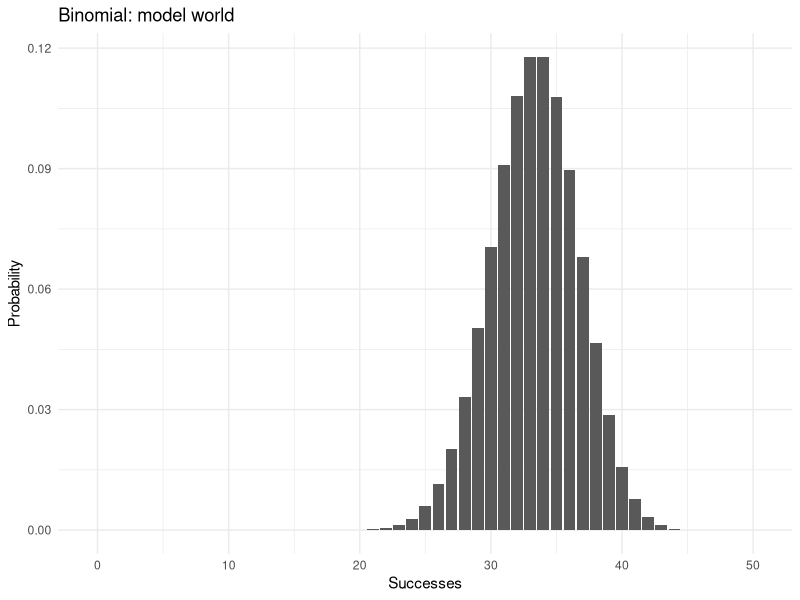
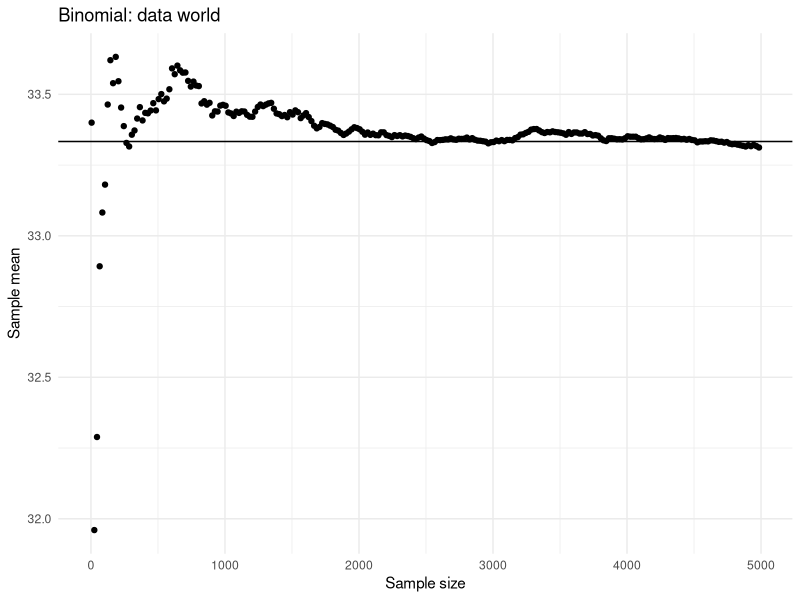
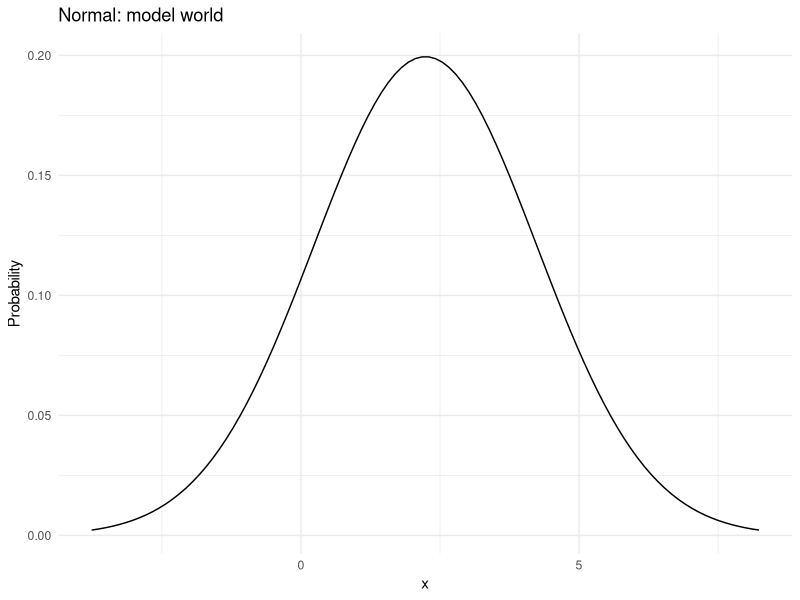
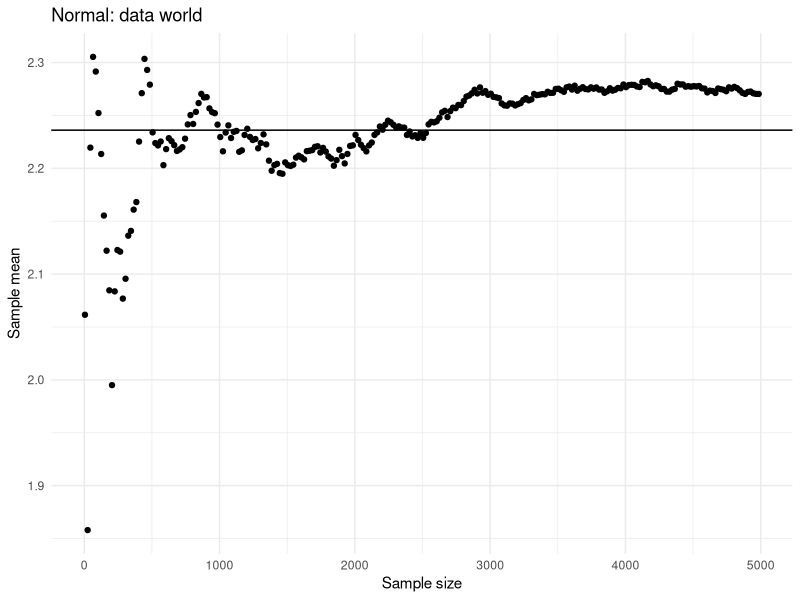
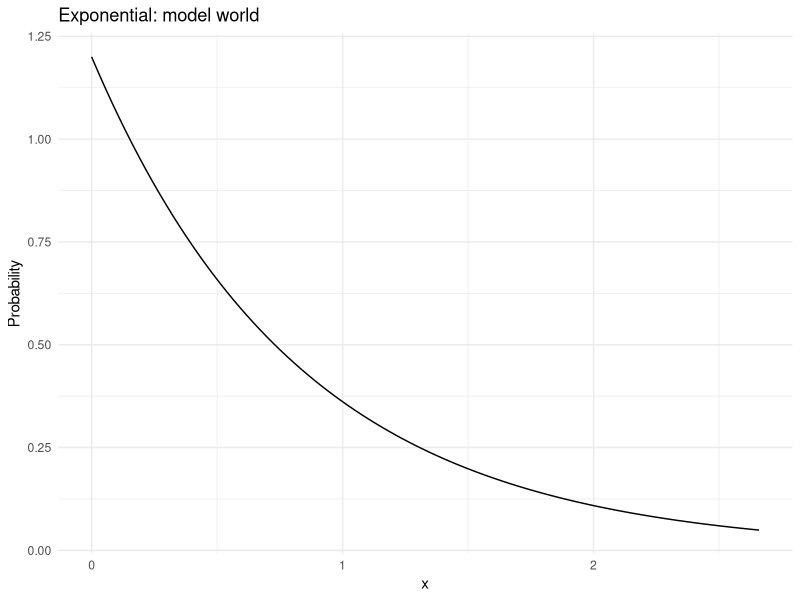
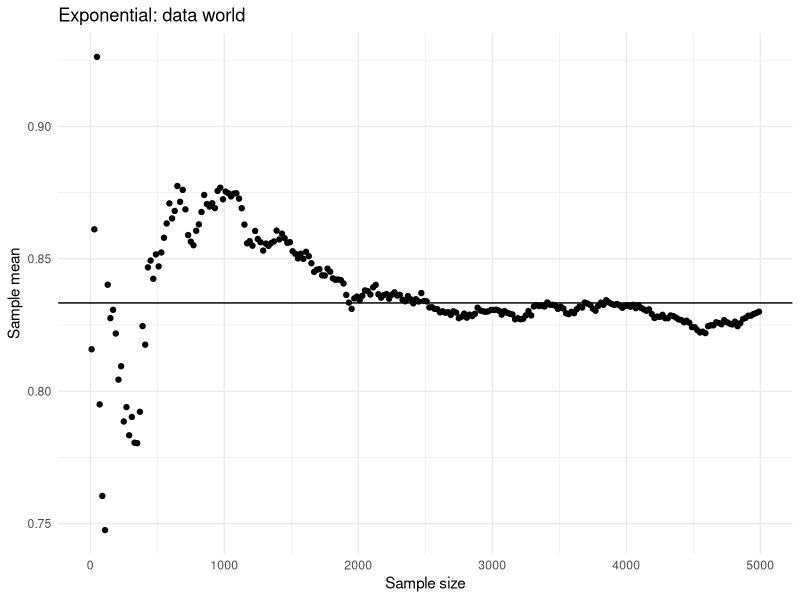
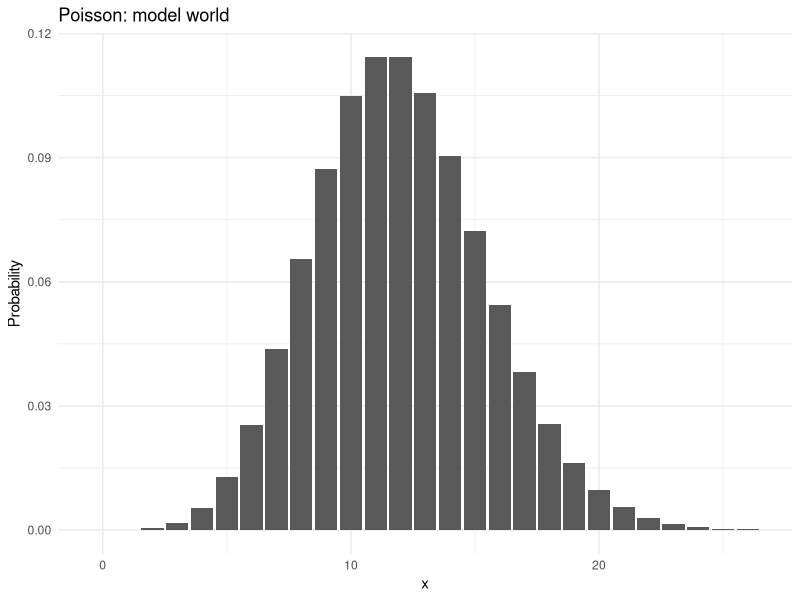
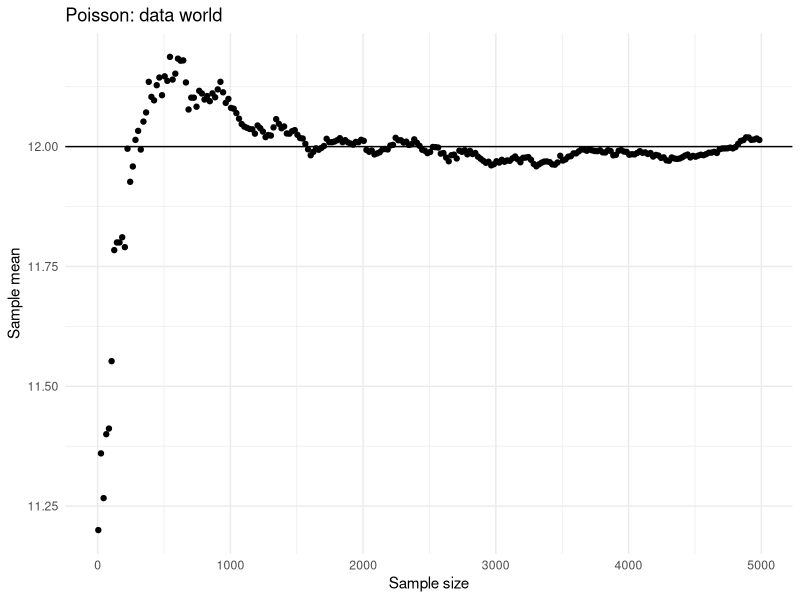

Reproduce these figures in R, in order.
## ---- chunk 1
knitr::opts_chunk$set(echo = TRUE)
library(tidyverse)
## ---- chunk 2
# True parameters, try changing them
size = 50
true_prob = 2/3
# Don't change this
true_mu <- size*true_prob
ggplot(data.frame(Successes=0:50, Probability=dbinom(0:size, size, true_prob)), aes(Successes, Probability)) + 
  geom_bar(stat = "identity") + theme_minimal() + ggtitle("Binomial: model world")
## ---- chunk 3
# Largest sample size
max_n <- 5000
# Generate a large sample
X <- rbinom(max_n, size, true_prob) 
# Look at a few data points
head(X)
## ---- chunk 4
# Make a list of sample sizes up to the maximum one
n <- seq(from = 5, to = max_n, by = 20)
# Compute sample means for each sample size
Xbar_n <- sapply(n, function(first_n) mean(X[1:first_n]))
# Create a data frame for plotting
lln <- data.frame(n = n, Xbar_n = Xbar_n)
# Plot the sample sizes
ggplot(lln, aes(n, Xbar_n)) + geom_point() + geom_hline(yintercept = true_mu) +
  ylab("Sample mean") + xlab("Sample size") + theme_minimal() + ggtitle("Binomial: data world")
## ---- chunk 5
# True parameters, try changing them
sd = 2
true_mu = sqrt(5)
# Don't change this
X <- seq(from = true_mu - 3*sd, to = true_mu + 3*sd, length.out = 100)
ggplot(data.frame(x=X, Probability=dnorm(X, true_mu, sd)), aes(x, Probability)) + 
  geom_line() + theme_minimal() + ggtitle("Normal: model world")
## ---- chunk 6
# Largest sample size
max_n <- 5000
# Generate a large sample
X <- rnorm(max_n, true_mu, sd) 
# Look at a few data points
head(X)
## ---- chunk 7
# Make a list of sample sizes up to the maximum one
n <- seq(from = 5, to = max_n, by = 20)
# Compute sample means for each sample size
Xbar_n <- sapply(n, function(first_n) mean(X[1:first_n]))
# Create a data frame for plotting
lln <- data.frame(n = n, Xbar_n = Xbar_n)
# Plot the sample sizes
ggplot(lln, aes(n, Xbar_n)) + geom_point() + geom_hline(yintercept = true_mu) +
  ylab("Sample mean") + xlab("Sample size") + theme_minimal() + ggtitle("Normal: data world")
## ---- chunk 8
# True parameters, try changing them
rate = 1.2
# Don't change this
true_mu <- 1/rate
X <- seq(from = 0, to = true_mu + 2*sqrt(true_mu), length.out = 100)
ggplot(data.frame(x=X, Probability=dexp(X, rate)), aes(x, Probability)) + 
  geom_line() + theme_minimal() + ggtitle("Exponential: model world")
## ---- chunk 9
# Largest sample size
max_n <- 5000
# Generate a large sample
X <- rexp(max_n, rate) 
# Look at a few data points
head(X)
## ---- chunk 10
# Make a list of sample sizes up to the maximum one
n <- seq(from = 10, to = max_n, by = 20)
# Compute sample means for each sample size
Xbar_n <- sapply(n, function(first_n) mean(X[1:first_n]))
# Create a data frame for plotting
lln <- data.frame(n = n, Xbar_n = Xbar_n)
# Plot the sample sizes
ggplot(lln, aes(n, Xbar_n)) + geom_point() + geom_hline(yintercept = true_mu) +
  ylab("Sample mean") + xlab("Sample size") + theme_minimal() + ggtitle("Exponential: data world")
## ---- chunk 11
# True parameters, try changing them
lambda = 12
# Don't change this
true_mu <- lambda
X <- seq(from = 0, to = ceiling(lambda + 4*sqrt(lambda)))
ggplot(data.frame(x=X, Probability=dpois(X, lambda)), aes(x, Probability)) + 
  geom_bar(stat = "identity") + theme_minimal() + ggtitle("Poisson: model world")
## ---- chunk 12
# Largest sample size
max_n <- 5000
# Generate a large sample
X <- rpois(max_n, lambda) 
# Look at a few data points
head(X)
## ---- chunk 13
# Make a list of sample sizes up to the maximum one
n <- seq(from = 5, to = max_n, by = 20)
# Compute sample means for each sample size
Xbar_n <- sapply(n, function(first_n) mean(X[1:first_n]))
# Create a data frame for plotting
lln <- data.frame(n = n, Xbar_n = Xbar_n)
# Plot the sample sizes
ggplot(lln, aes(n, Xbar_n)) + geom_point() + geom_hline(yintercept = true_mu) +
  ylab("Sample mean") + xlab("Sample size") + theme_minimal() + ggtitle("Poisson: data world")
## ---- chunk 14
# True parameters, try changing them
shape1 = 2
shape2 = 10
# Don't change this
true_mu <- shape1/(shape1+shape2)
X <- seq(from = 0, to = 1, length.out = 100)
ggplot(data.frame(x = X, Probability = dbeta(X, shape1, shape2)), aes(x, Probability)) + 
  geom_line() + theme_minimal() + ggtitle("Beta: model world")
## ---- chunk 15
# Largest sample size
max_n <- 5000
# Generate a large sample
X <- rbeta(max_n, shape1, shape2) 
# Look at a few data points
head(X)
## ---- chunk 16
# Make a list of sample sizes up to the maximum one
n <- seq(from = 5, to = max_n, by = 20)
# Compute sample means for each sample size
Xbar_n <- sapply(n, function(first_n) mean(X[1:first_n]))
# Create a data frame for plotting
lln <- data.frame(n = n, Xbar_n = Xbar_n)
# Plot the sample sizes
ggplot(lln, aes(n, Xbar_n)) + geom_point() + geom_hline(yintercept = true_mu) +
  ylab("Sample mean") + xlab("Sample size") + theme_minimal() + ggtitle("Beta: data world")
